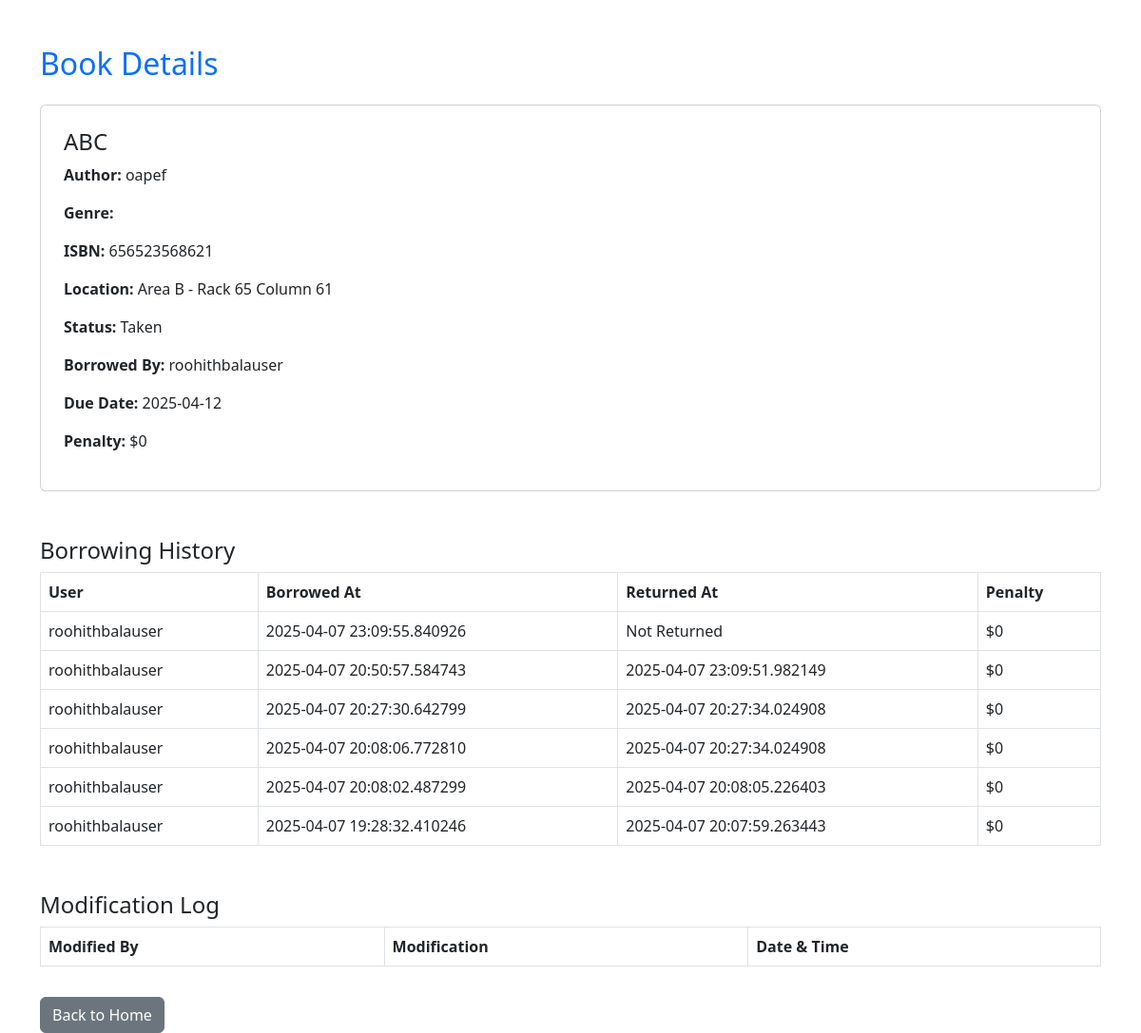
Screenshot of /book/1 with the database file from the repository.
### tables this page shows
CREATE TABLE books (
            id INTEGER PRIMARY KEY AUTOINCREMENT,
            title TEXT NOT NULL,
            author TEXT NOT NULL,
            category TEXT NOT NULL,
            publication_year INTEGER,
            isbn TEXT UNIQUE NOT NULL,
            added_by TEXT,
            status TEXT NOT NULL DEFAULT 'Available',
            main_area TEXT,
            rack_no TEXT,
            column_no TEXT,
            borrowed_by INTEGER,
            due_date TEXT,
            penalty INTEGER DEFAULT 0
        );

CREATE TABLE users (
            id INTEGER PRIMARY KEY AUTOINCREMENT,
            username TEXT UNIQUE NOT NULL,
            email TEXT UNIQUE NOT NULL,
            password TEXT NOT NULL,
            role TEXT NOT NULL DEFAULT 'user'
        );

CREATE TABLE book_history (
    id INTEGER PRIMARY KEY AUTOINCREMENT,
    book_id INTEGER NOT NULL,
    user_id INTEGER NOT NULL,
    borrowed_at DATETIME NOT NULL,
    returned_at DATETIME DEFAULT NULL,
    penalty INTEGER DEFAULT 0,
    FOREIGN KEY (book_id) REFERENCES books (id),
    FOREIGN KEY (user_id) REFERENCES users (id)
);

### app.py (the view)
@app.route("/book/<int:book_id>")
def view_book(book_id):
    with get_db_connection() as conn:
        book = conn.execute("""
            SELECT b.*, u.username AS borrowed_by_username
            FROM books b
            LEFT JOIN users u ON b.borrowed_by = u.id
            WHERE b.id=?
        """, (book_id,)).fetchone()
        history = get_book_history(book_id)
        modifications = conn.execute("""
            SELECT bm.*, u.username AS modified_by_username
            FROM book_modifications bm
            LEFT JOIN users u ON bm.modified_by = u.id
            WHERE bm.book_id=?
            ORDER BY bm.modified_at DESC
        """, (book_id,)).fetchall()
    if not book:
        flash("Book not found!", "danger")
        return redirect(url_for("home"))
    book = dict(book)
    book["location"] = f"{book.get('main_area', '')} - Rack {book.get('rack_no', '')} Column {book.get('column_no', '')}"
    return render_template("book_details.html", book=book, history=history, modifications=modifications)

### app.py (called while the page is built)
def get_db_connection():
    conn = sqlite3.connect(DATABASE)
    conn.row_factory = sqlite3.Row
    return conn

### book.py (called while the page is built)
def get_db_connection():
    conn = sqlite3.connect(DATABASE)
    conn.row_factory = sqlite3.Row
    return conn

def get_book_history(book_id):
    try:
        with get_db_connection() as conn:
            history = conn.execute(
                "SELECT bh.*, u.username FROM book_history bh JOIN users u ON bh.user_id = u.id WHERE bh.book_id=? ORDER BY bh.borrowed_at DESC",
                (book_id,)
            ).fetchall()
        return history
    except Exception as e:
        print(f"Error getting book history: {e}")
        return []

### templates/book_details.html (shortened to what this page needs)
<!DOCTYPE html>
<html lang="en">
<head>
  <link rel="stylesheet" href="https://cdn.jsdelivr.net/npm/bootstrap@5.3.0/dist/css/bootstrap.min.css">
</head>
<body class="container mt-5">
  <h2 class="text-primary mb-4">Book Details</h2>
  <div class="card p-4 mb-4">
    <h4>{{ book.title }}</h4>
    <p><strong>Author:</strong> {{ book.author }}</p>
    <p><strong>Genre:</strong> {{ book.genre }}</p>
    <p><strong>ISBN:</strong> {{ book.isbn }}</p>
    <p><strong>Location:</strong> {{ book.location }}</p>
    <p><strong>Status:</strong> {{ book.status }}</p>
    <p><strong>Borrowed By:</strong> {{ book.borrowed_by_username or "N/A" }}</p>
    <p><strong>Due Date:</strong> {{ book.due_date or "N/A" }}</p>
    <p><strong>Penalty:</strong> ${{ book.penalty }}</p>
  </div>
  <h4 class="mt-5">Borrowing History</h4>
  <table class="table table-bordered">
    <thead>
      <tr>
        <th>User</th>
        <th>Borrowed At</th>
        <th>Returned At</th>
        <th>Penalty</th>
      </tr>
    </thead>
    <tbody>
      {% for entry in history %}
      <tr>
        <td>{{ entry.username }}</td>
        <td>{{ entry.borrowed_at }}</td>
        <td>{{ entry.returned_at or "Not Returned" }}</td>
        <td>${{ entry.penalty }}</td>
      </tr>
      {% endfor %}
    </tbody>
  </table>
  <h4 class="mt-5">Modification Log</h4>
  <table class="table table-bordered">
    <thead>
      <tr>
        <th>Modified By</th>
        <th>Modification</th>
        <th>Date & Time</th>
      </tr>
    </thead>
  </table>
  <a href="{{ url_for('home') }}" class="btn btn-secondary mt-3">Back to Home</a>
</body>
</html>

### rows the page displays
books: title "ABC", author "oapef", isbn "656523568621", status "Taken", due_date "2025-04-12", penalty "0"
users: username "roohithbalauser"
book_history: username "roohithbalauser", borrowed_at "2025-04-07 23:09:55.840926", returned_at "Not Returned", penalty "0"
book_history: username "roohithbalauser", borrowed_at "2025-04-07 20:50:57.584743", returned_at "2025-04-07 23:09:51.982149", penalty "0"
book_history: username "roohithbalauser", borrowed_at "2025-04-07 20:27:30.642799", returned_at "2025-04-07 20:27:34.024908", penalty "0"
book_history: username "roohithbalauser", borrowed_at "2025-04-07 20:08:06.772810", returned_at "2025-04-07 20:27:34.024908", penalty "0"
book_history: username "roohithbalauser", borrowed_at "2025-04-07 20:08:02.487299", returned_at "2025-04-07 20:08:05.226403", penalty "0"
book_history: username "roohithbalauser", borrowed_at "2025-04-07 19:28:32.410246", returned_at "2025-04-07 20:07:59.263443", penalty "0"

### other values shown
{{ book.location }} "Area B - Rack 65 Column 61"
